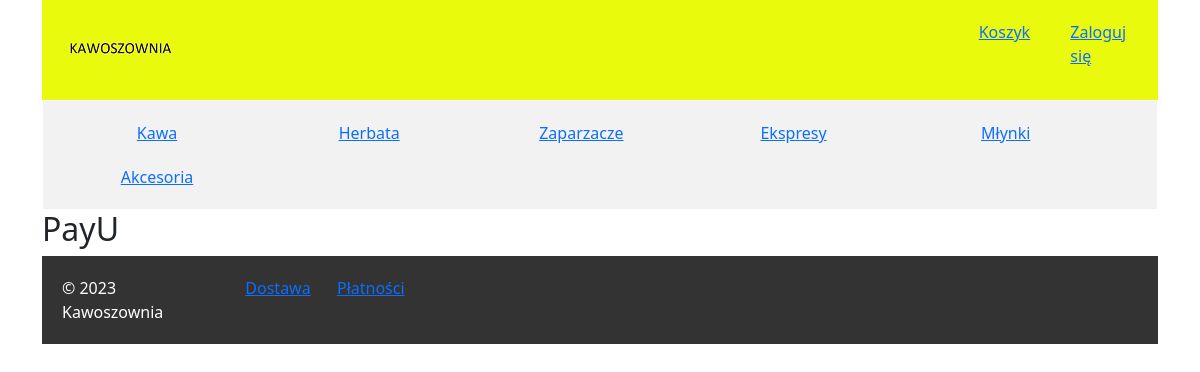
/payment/1/, run on the app's committed database.
### mysite/models.py (models this page shows)
class Category(models.Model):
    name = models.CharField('Nazwa', max_length=50, unique=True)
    def __str__(self):
        return f'{self.name}'

class Payment(models.Model):
    payment_type = models.CharField('Typ płatności', max_length=50, unique=True)
    def __str__(self):
        return f'{self.payment_type}'

### mysite/views.py (the view)
# urls.py: path('payment/<int:pk>/', views.PaymentView.as_view(), name="details-payment"),
class PaymentView(DetailView):
    model = Payment
    template_name = 'mysite/payment/detail_payment.html'

### mysite/context_processors.py (called while the page is built)
def categories(request):
    return {
        'categories': Category.objects.all()
    }

### mysite/templates/mysite/payment/detail_payment.html (shortened to what this page needs)
{% extends "base.html" %}
{% block content %}
    <h2>{{object}}</h2>
{% endblock %}

### ecommerce/templates/base.html (shortened to what this page needs)
{% load static %}
<!DOCTYPE html>
<html>
  <head>
    <link rel="stylesheet" href="{% static 'assets/css/style.css' %}">
    <link href="https://cdn.jsdelivr.net/npm/bootstrap@5.2.3/dist/css/bootstrap.min.css" rel="stylesheet">
  </head>
  <body class="container">
    <header>
      <div class="row">
        <div class="col">
          <a href="/"><img src="{% static 'assets/img/logo.jpg' %}"></a>
        </div>
        <div class="col-1">
          <a href="/order_detail/"> Koszyk </a>
        </div>
        <div class="col-1">
          {% if user.is_authenticated %}
            <div>
              <a href="/accounts/logout/"> Wyloguj się </a>
            </div>
          {% else %}
            <div>
              <a href="/accounts/login/"> Zaloguj się </a>
            </div>
          {% endif %}
        </div>
    </header>
    <nav>
      <ul>
        {% for category in categories %}
          <li class="text-center" style="width: 208px;"><a href="/?category={{category.id}}"> {{category}} </a></li>
        {% endfor %}
      </ul>
    </nav>
    {% block content %}{% endblock %}
    <footer>
      <div class="row">
        <div class="col-2">
          &copy; 2023 Kawoszownia
        </div>
        <div class="col-1">
          <a href="/delivery/"> Dostawa </a>
        </div>
        <div class="col-1">
          <a href="/payment/"> Płatności </a>
        </div>
      </div>
    </footer>
  </body>
</html>

### ecommerce/static/assets/css/style.css (style rules this page uses)
header { background-color: rgb(234, 250, 13); color: #ccc; padding: 20px; }
nav { background-color: #f2f2f2; border: 1px solid white; padding: 10px; }
nav ul { list-style-type: none; margin: 0; padding: 0; }
nav li { display: inline-block; }
nav a { display: block; padding: 10px; }
footer { background-color: #333; color: white; padding: 20px; }

### data on the page
Category: name "Kawa"
Category: name "Herbata"
Category: name "Zaparzacze"
Category: name "Ekspresy"
Category: name "Młynki"
Category: name "Akcesoria"
Payment: payment_type "PayU"
